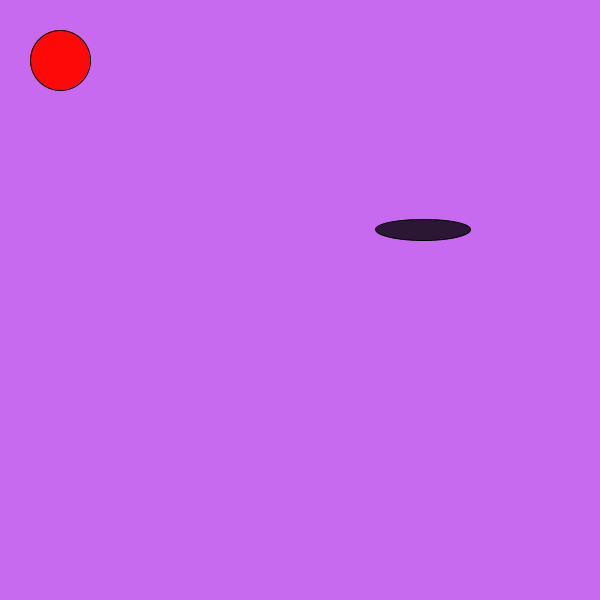
Frame 1 (no input)
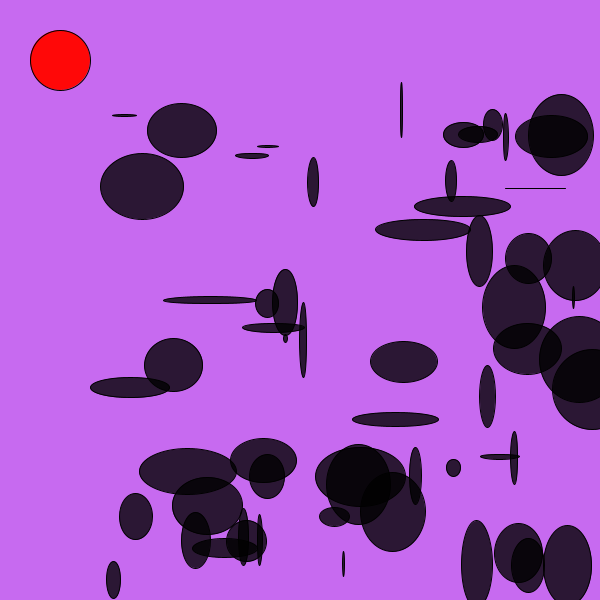
Frame 60 (the mouse pressed at the canvas centre just before this capture)
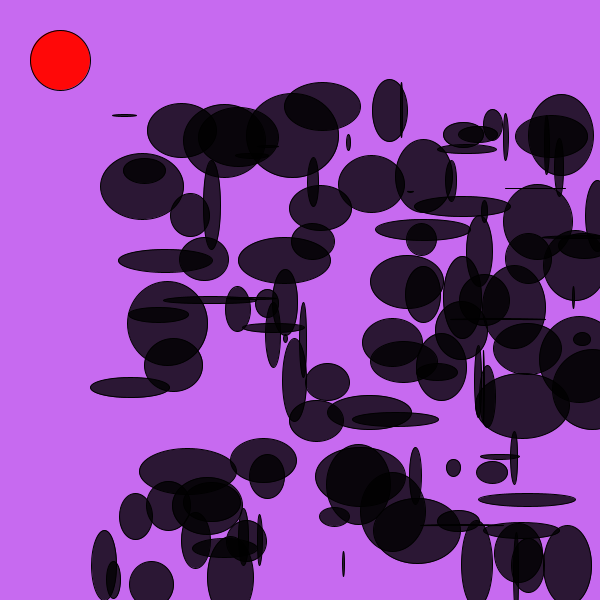
Frame 120 (the mouse held since frame 60 and released just before this capture)

The Processing sketch that drew these frames (run headless with seeded random() and noise(); from frame 60 on, the mouse is pressed at the canvas centre):

// Processing sketch: processing_168697
// ── processing_168697.pde

float a;
float b1;
float c;
float d;
float m;
float n;
float o;
float p;
float r;
float g;
float b;
boolean boton=false;
void setup(){
  size(600,600);
  background(#C76AF0);
  frameRate(5);
  fill(#FF0808);
  ellipse(60,60,60,60);
}
void draw(){
  if(boton==true){
   a=random(width);
b1=random(height/2);
c=random(40);
d=random(50);
r=random(100);
g=random(150);
b=random(200);
fill(r,g,b,200); 
rect(a,b1,c,d);
m=random(width);
n=random(height/2,height);
o=random(50);
p=random(40);
fill(r,g,b,200);
ellipse(m,n,o,p);
  }
  else{ 
  //fill(#C76AF0);
  //rect(0,0,width,height);
  // fill(#FF0808);
    //ellipse(60,60,60,60);
     m=random(width*1/6,width);
n=random(height*1/6,height);
o=random(100);
p=random(90);
fill(r,g,b,200);
ellipse(m,n,o,p);
  }
}


   void  mousePressed(){
     if(mouseX>40 && mouseX<96 && mouseY>40 && mouseY<100){
       boton=!boton;
        fill(#C76AF0);
       rect(0,0,width,height);
       fill(#FF0808);
       ellipse(60,60,60,60);
     } 
  }
